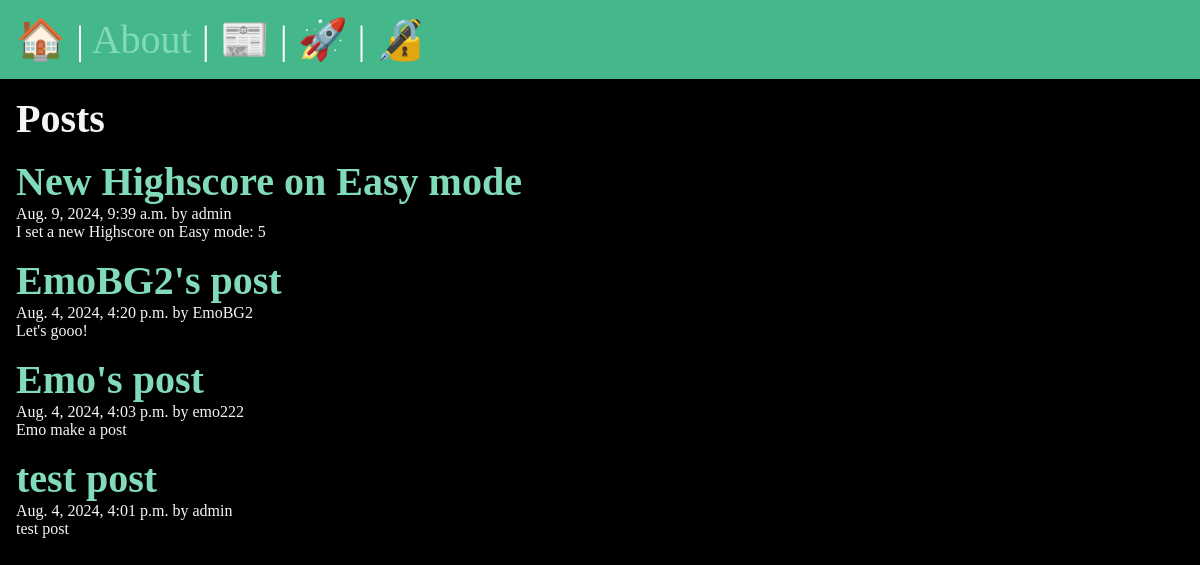
The app's page /posts/, older data.
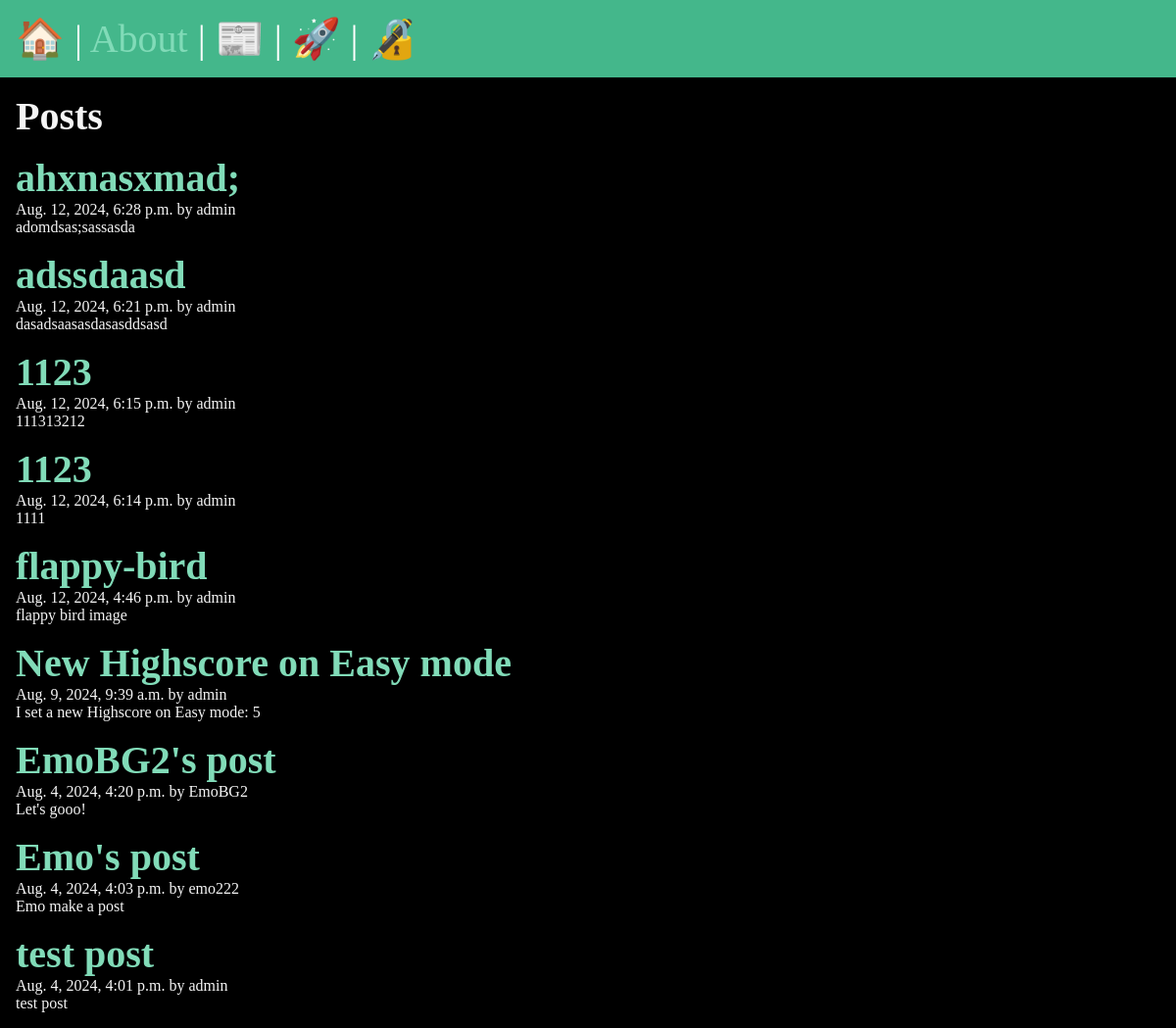
The same page, newer data.
### posts/models.py (models this page shows, shortened)
class Post(models.Model):
    title = models.CharField(max_length=75)
    body = models.TextField()
    slug = models.SlugField(unique=True, blank=True)
    date = models.DateTimeField(auto_now_add=True)
    image = models.ImageField(default="fallback.png", blank=True)
    author = models.ForeignKey(User, on_delete=models.CASCADE, default=None)

### posts/views.py (the view)
# urls.py: path("", views.posts_list, name="list"),
def posts_list(request):
    posts = Post.objects.all().order_by("-date")
    return render(request, "posts/posts_list.html", {"posts": posts})

### posts/templates/posts/posts_list.html (shortened to what this page needs)
{%extends "base.html"%}
{%block content%}
<section>
<h1>Posts</h1>
{%for post in posts%}
<article class="post">
    <h2>
        <a href="{% url 'posts:page' slug=post.slug %}">{{post.title}}</a>
    </h2>
    <p>{{post.date}} by {{post.author}}</p>
    <p>{{post.body}}</p>
</article>
{%endfor%}
</section>
{%endblock%}

### templates/base.html (shortened to what this page needs)
<!DOCTYPE html>
{% load static %}
<html lang="en">
<head>
    <link rel="stylesheet" href="{% static 'css/base.css' %}">
</head>
<body>
    <nav class="navbar">
        <a href="/"><span role="img" aria-label="Home" title="Home">🏠</span></a> |
        <a href="/about">About</a> |
        <a href="{% url 'posts:list' %}"><span role="img" aria-label="Posts">📰</span></a> |
        {%if user.is_authenticated%}
            <a href="{% url 'posts:new-post' %}" title="New Post"><span role="img" aria-label="New Post">🆕</span></a> |
            <a href="{% url 'math_games:select_level' %}" title="Math Games"><span role="img" aria-label="Math Games">🧮</span></a> |
            <a href="{% url 'sequence_memory:play_game' %}" title="Sequence Memory"><span role="img" aria-label="Sequence Memory">🧠</span></a> |
            <a href="{% url 'number_memory:start_game' %}" title="Number Memory"><span role="img" aria-label="Number Memory">🔢</span></a> |
            <a href="{% url 'math_games:leaderboard' %}" title="Leaderboard"><span role="img" aria-label="Leaderboard">🏆</span></a> |
            <form class="logout" action="{% url 'users:logout' %}" method="post">
                {% csrf_token %}
                <button class="logout-button" aria-label="User Logout" title="User Logout">👋</button>
            </form>
        {%else%}
            <a href="{% url 'users:register' %}" title="User Registration"><span role="img" aria-label="User Registration">🚀</span></a> |
            <a href="{% url 'users:login' %}" title="User Login"><span role="img" aria-label="User Login">🔏</span></a>
        {%endif%}
    </nav>
    <main>
        {%block content%}
        {%endblock%}
    </main>
</body>
</html>

### static/css/base.css (style rules this page uses)
* { margin: 0; padding: 0; box-sizing: border-box; }
body { min-height: 100vh; background-color: black; color: whitesmoke; font-size: 3rem; }
nav { padding: 1rem; background-color: #44B78B; color: white; font-size: 2.5rem; }
main { padding: 1rem; }
section { display: flex; flex-flow: column; gap: 1rem; }
h1, h2 { font-size: 2.5rem; }
p { font-size: 1rem; }
a { text-decoration: none; color: #81dbb8; }

Row changes from the older to the newer data that the page shows:
added Post: title "ahxnasxmad;", date "Aug. 12, 2024, 6:28 p.m.", author "admin", body "adomdsas;sassasda"
added Post: title "adssdaasd", date "Aug. 12, 2024, 6:21 p.m.", author "admin", body "dasadsaasasdasasddsasd"
added Post: title "1123", date "Aug. 12, 2024, 6:15 p.m.", author "admin", body "111313212"
added Post: title "1123", date "Aug. 12, 2024, 6:14 p.m.", author "admin", body "1111"
added Post: title "flappy-bird", date "Aug. 12, 2024, 4:46 p.m.", author "admin", body "flappy bird image"
